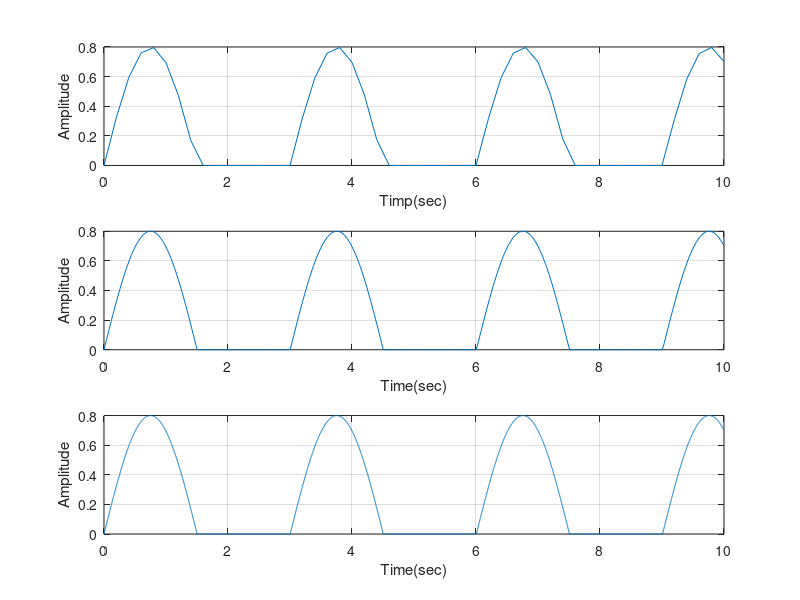

MATLAB code to generate this figure:
%tema_de_casa_exercitiu4

t1=0:0.2:10;
s1=0.8*sin(2*pi*0.333*t1);
for i=1:1:length(s1);      
    if s1(i)<0;
        s1(i)=0;
    end
end
subplot(3,1,1)
plot(t1,s1),grid
xlabel('Timp(sec)')
ylabel('Amplitude')



t2=0:0.02:10;
s2=0.8*sin(2*pi*0.333*t2);
for i=1:1:length(s2);
    if s2(i)<0;
        s2(i)=0;
    end
end
subplot(3,1,2)
plot(t2,s2),grid
xlabel('Time(sec)')
ylabel('Amplitude')


t3=0:0.002:10;
s3=0.8*sin(2*pi*0.333*t3);
for i=1:1:length(s3);
    if s3(i)<0;
        s3(i)=0;
    end
end
subplot(3,1,3)
plot(t3,s3),grid
xlabel('Time(sec)')
ylabel('Amplitude')
